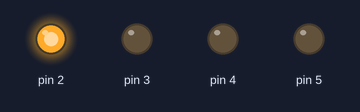
A sketch run on a simulated Arduino Uno, built with avr-gcc and run on an emulated ATmega328P. Shown: output pins drawn as LEDs (lit = HIGH).

Above: at 0.1 s.
At 1.1 s:
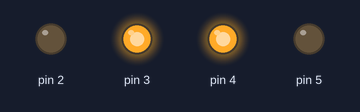
At 5.1 s:
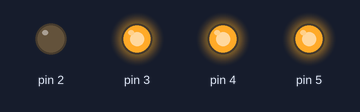
At 10.6 s:
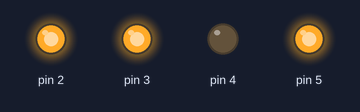
At 20.1 s:
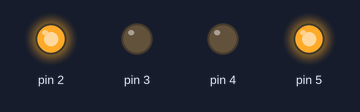
At 39.75 s:
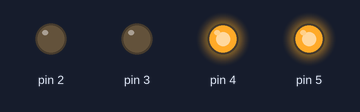
Timing chart, 0 to 40.0 s (numbered marks = the images above):
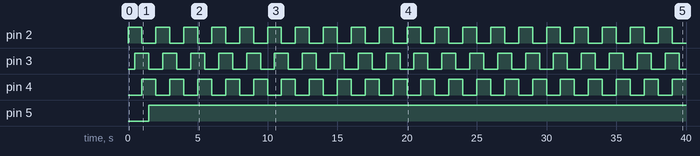

Measured:
- by itself, pin 2–4: alternates HIGH for 1.0 s and LOW for 1.0 s
- by itself, pin 5: LOW → HIGH at 1.5 s

The sketch:

opg3.ino
```cpp
  void setup() {
    for(int x=2; x<=5;x++){
      pinMode(x,OUTPUT);
    }
  }

  void loop() {
    for(int x=2; x<=5;x++){
      digitalWrite(x,HIGH);
      delay(500);
      digitalWrite(x-1,LOW);
    }
  }
```
